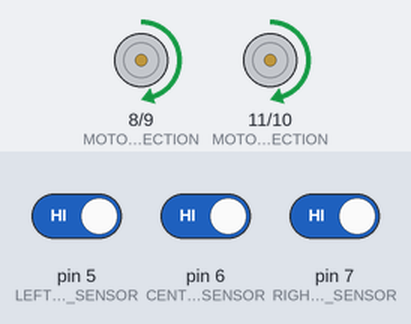
This sketch was run on a simulated Arduino Uno, built with avr-gcc and run on an emulated ATmega328P. On the bench: direction and speed pins drawn as motors (green arrow = direction pin HIGH = forward, orange = LOW = backward, longer = more drive). The test bench sets the inputs (shaded band); at power-on: pin 5 (LEFT_LINE_SENSOR) HIGH, pin 6 (CENTER_LINE_SENSOR) HIGH, pin 7 (RIGHT_LINE_SENSOR) HIGH.

Above: at 1.2 s.
1.3 s: pin 5 (LEFT_LINE_SENSOR) driven LOW
At 1.7 s:
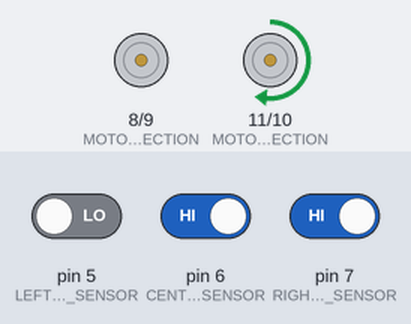
2.8 s: pin 6 (CENTER_LINE_SENSOR) driven LOW
At 4.0 s:
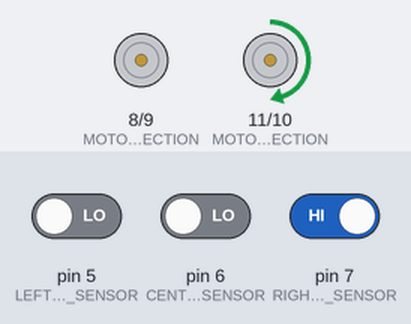
4.3 s: pin 6 (CENTER_LINE_SENSOR) driven HIGH
At 5.4 s:
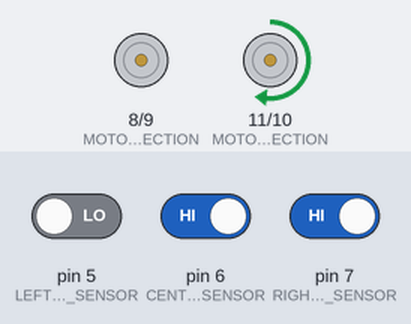
5.8 s: pin 5 (LEFT_LINE_SENSOR) driven HIGH
At 6.6 s:
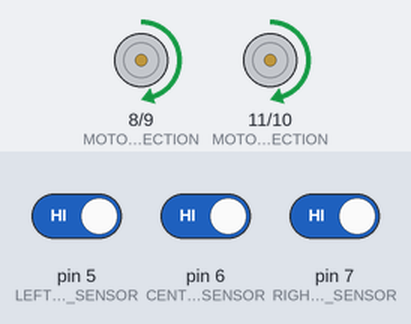
7.3 s: pin 7 (RIGHT_LINE_SENSOR) driven LOW
At 7.8 s:
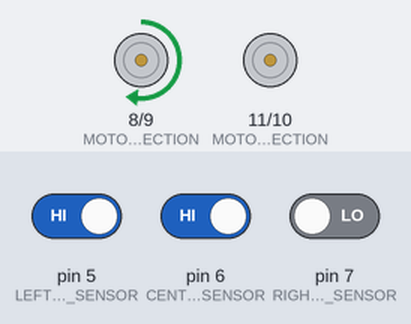
8.8 s: pin 6 (CENTER_LINE_SENSOR) driven LOW
At 9.6 s:
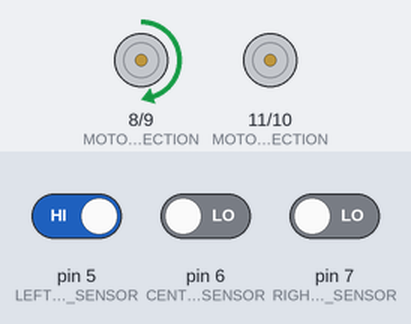
Timing chart, 0 to 11.3 s (numbered marks = the images above; inputs shaded):
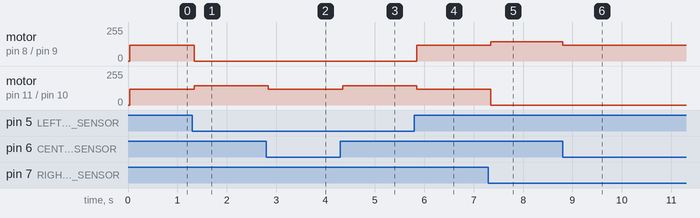

Measured:
- after the input at 1.3 s, motor on pin 8 (MOTOR_1_DIRECTION) / pin 9 (MOTOR_1_SPEED): forward 120/255 → stopped at once; motor on pin 11 (MOTOR_2_DIRECTION) / pin 10 (MOTOR_2_SPEED): forward 120/255 → forward 144/255 at once
- after the input at 2.8 s, motor on pin 11 (MOTOR_2_DIRECTION) / pin 10 (MOTOR_2_SPEED): forward 144/255 → forward 120/255 at once
- after the input at 4.3 s, motor on pin 11 (MOTOR_2_DIRECTION) / pin 10 (MOTOR_2_SPEED): forward 120/255 → forward 144/255 after 0.05 s
- after the input at 5.8 s, motor on pin 8 (MOTOR_1_DIRECTION) / pin 9 (MOTOR_1_SPEED): stopped → forward 120/255 after 0.05 s; motor on pin 11 (MOTOR_2_DIRECTION) / pin 10 (MOTOR_2_SPEED): forward 144/255 → forward 120/255 after 0.05 s
- after the input at 7.3 s, motor on pin 8 (MOTOR_1_DIRECTION) / pin 9 (MOTOR_1_SPEED): forward 120/255 → forward 144/255 after 0.05 s; motor on pin 11 (MOTOR_2_DIRECTION) / pin 10 (MOTOR_2_SPEED): forward 120/255 → stopped after 0.05 s
- after the input at 8.8 s, motor on pin 8 (MOTOR_1_DIRECTION) / pin 9 (MOTOR_1_SPEED): forward 144/255 → forward 120/255 at once

The sketch:

MINI_PRIME_LINE.ino
```cpp
//*********************************************//
//                   MINIBOT                   //
//               MINI_PRIME_LINE               //
//                                             //
// This demo program will  follow a black line //
//  path laid out on a light colored surface   //
//         track width is 15-19mm wide.        //
//                Codes by:                    //
//        e-Gizmo Mechatronix Central          //
//         Taft, Manila, Philippines           //
//           http://www.egizmo.com             //
//                May 15,2016                  //
//*********************************************//

// INITIALIZATION:
#define MOTOR_1_DIRECTION         8       // Motor control HIGH = FWD, LOW = BWD
#define MOTOR_1_SPEED             9       // Speed input
#define MOTOR_2_SPEED            10       // Speed input
#define MOTOR_2_DIRECTION        11       // Motor control HIGH = FWD, LOW = BWD

#define LEFT_LINE_SENSOR          5       // Line sensor left
#define CENTER_LINE_SENSOR        6       // Line sensor center
#define RIGHT_LINE_SENSOR         7       // Line sensor right

// VARIABLES
long int RTC;
int  LINE_SENSE=0;
int GIVE_UP=0;
int LAST_SENSE;
int RUN_SPEED=120;

// TIMERS
byte  RETRY_DELAY=0;
byte  LED_FLASH=25;

// INPUTS AND OUTPUTS
void setup() {
  Serial.begin(9600);

  // DEFAULT PINS OF THE MOTOR DRIVER (8,9,10,11)
  pinMode(MOTOR_1_DIRECTION, OUTPUT);
  pinMode(MOTOR_1_SPEED, OUTPUT);
  pinMode(MOTOR_2_SPEED, OUTPUT);
  pinMode(MOTOR_2_DIRECTION, OUTPUT);

  pinMode(LEFT_LINE_SENSOR, INPUT);
  pinMode(CENTER_LINE_SENSOR, INPUT);
  pinMode(RIGHT_LINE_SENSOR, INPUT);
  RTC=millis()+10;
}

// MAIN PROGRAM
void loop()
{
  // HARDWARE TIMER SERVICE
  if(millis()>=RTC)
  {
    RTC=RTC+10;
    if(RETRY_DELAY>0) RETRY_DELAY--;
    if(LED_FLASH>0)
    {
      LED_FLASH--;
      if(LED_FLASH==0)
      {
        LED_FLASH=25;
        PORTB ^= 0x20;
      }
    }
  }

  // READ THE STATUS OF THE LINE SENSOR
  LINE_SENSE=0;
  if(digitalRead(LEFT_LINE_SENSOR)==LOW) LINE_SENSE=1;
  if(digitalRead(CENTER_LINE_SENSOR)==LOW) LINE_SENSE=LINE_SENSE+2;
  if(digitalRead(RIGHT_LINE_SENSOR)==LOW) LINE_SENSE=LINE_SENSE+4;

  // IF NO LINES ARE DETECTED
  if((LINE_SENSE==0) & (RETRY_DELAY==0))
  {
    if(GIVE_UP<10)
    {
      // REVERSE FOR 20MS
      if(LAST_SENSE==1) RUN_BOT(RUN_SPEED*15/10,RUN_SPEED,LOW);
      if(LAST_SENSE==3) RUN_BOT(RUN_SPEED*12/10,RUN_SPEED,LOW);
      if(LAST_SENSE==4) RUN_BOT(RUN_SPEED,RUN_SPEED*15/10,LOW);
      if(LAST_SENSE==6) RUN_BOT(RUN_SPEED,RUN_SPEED*12/10,LOW);
      delay(40);
      GIVE_UP++;
    }
    else
      STOP();
  }
  // IF LINE IS DETECTED
  if(LINE_SENSE!=7)
  {
    LAST_SENSE=LINE_SENSE;
    GIVE_UP=0;
    RETRY_DELAY=50;
  }
  // EXTREME LEFT
  if(LINE_SENSE==6)
  {
    FORWARD();
    analogWrite(MOTOR_1_SPEED, RUN_SPEED);
    analogWrite(MOTOR_2_SPEED, 0);
    delay(50);
  }
  // CENTER LINE
  if((LINE_SENSE==5)|(LINE_SENSE==0))
  {
    RUN_BOT(RUN_SPEED,RUN_SPEED,HIGH);
    delay(50);
  }
  // TURN LEFT
  if(LINE_SENSE==4)
  {
    STOP();
    FORWARD();
    analogWrite(MOTOR_1_SPEED, RUN_SPEED*12/10);
    delay(50);
  }
  // EXTREME RIGHT
  if(LINE_SENSE==3)
  {
    FORWARD();
    analogWrite(MOTOR_2_SPEED, RUN_SPEED);
    analogWrite(MOTOR_1_SPEED, 0);
    delay(50);
  }
  // TURN RIGHT
  if(LINE_SENSE==1)
  {
    STOP();
    FORWARD();
    analogWrite(MOTOR_2_SPEED, RUN_SPEED*12/10);
    delay(50);
  }
}
// PRESET FUNCTIONS
void RUN_BOT(int spd1,int spd2, boolean direction )
{
  digitalWrite(MOTOR_1_DIRECTION,direction);
  digitalWrite(MOTOR_2_DIRECTION,direction);
  analogWrite(MOTOR_2_SPEED, spd1);
  analogWrite(MOTOR_1_SPEED, spd2);
}

void FORWARD(void)
{
  digitalWrite(MOTOR_1_DIRECTION,HIGH);
  digitalWrite(MOTOR_2_DIRECTION,HIGH);
}

void ROTATE_BOT(int speed, boolean direction)
{
  digitalWrite(MOTOR_1_DIRECTION,direction);
  digitalWrite(MOTOR_2_DIRECTION,~direction);
  analogWrite(MOTOR_1_SPEED, speed);
  analogWrite(MOTOR_2_SPEED, speed);
}

void STOP(void)
{
  analogWrite(MOTOR_1_SPEED, 0);
  analogWrite(MOTOR_2_SPEED, 0);
}
// PROGRAM ENDS AND LOOP BACK FOREVER                                                                                                                                                   // PARZ
```
